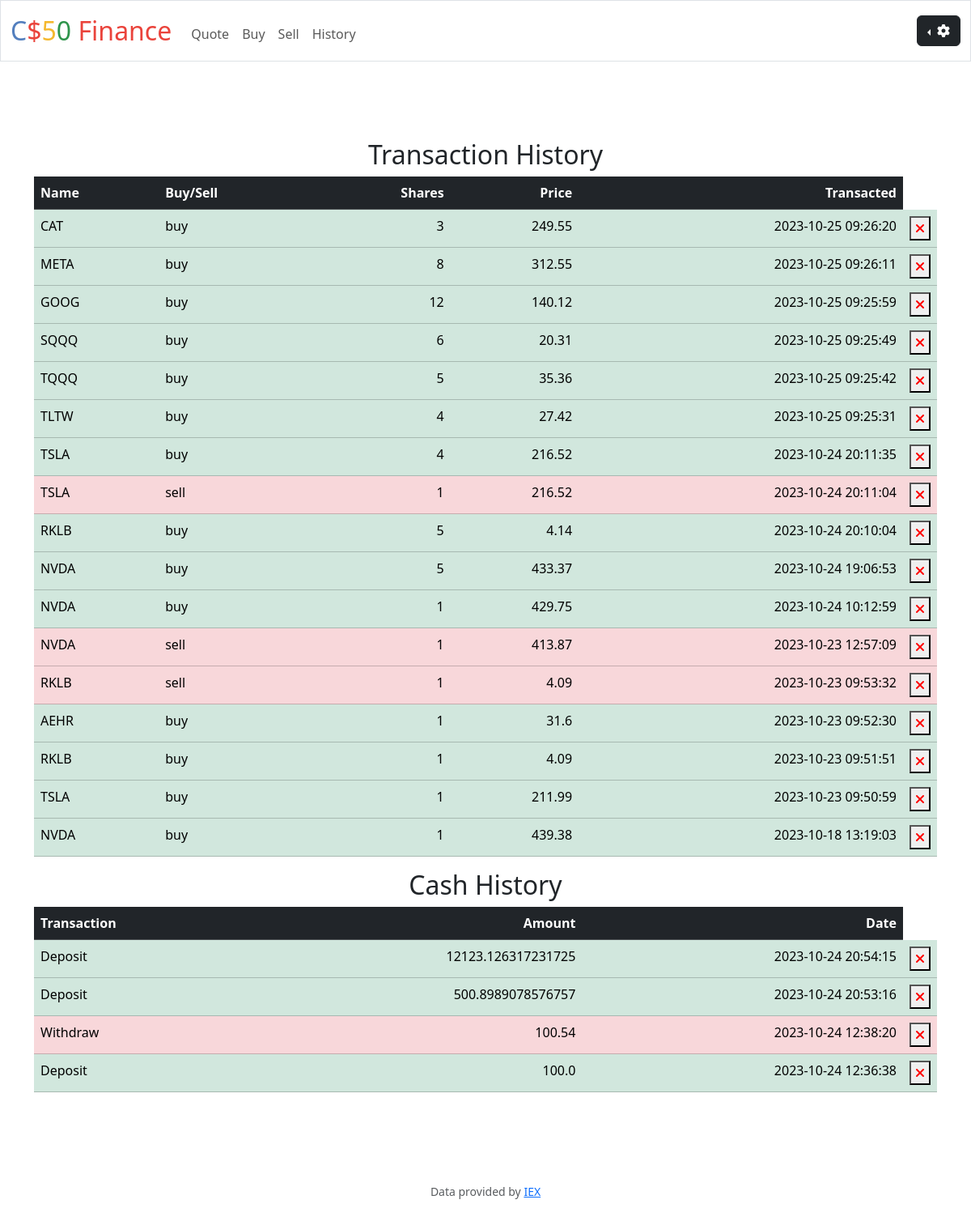
/history (signed in), run on an earlier commit of the app's database.
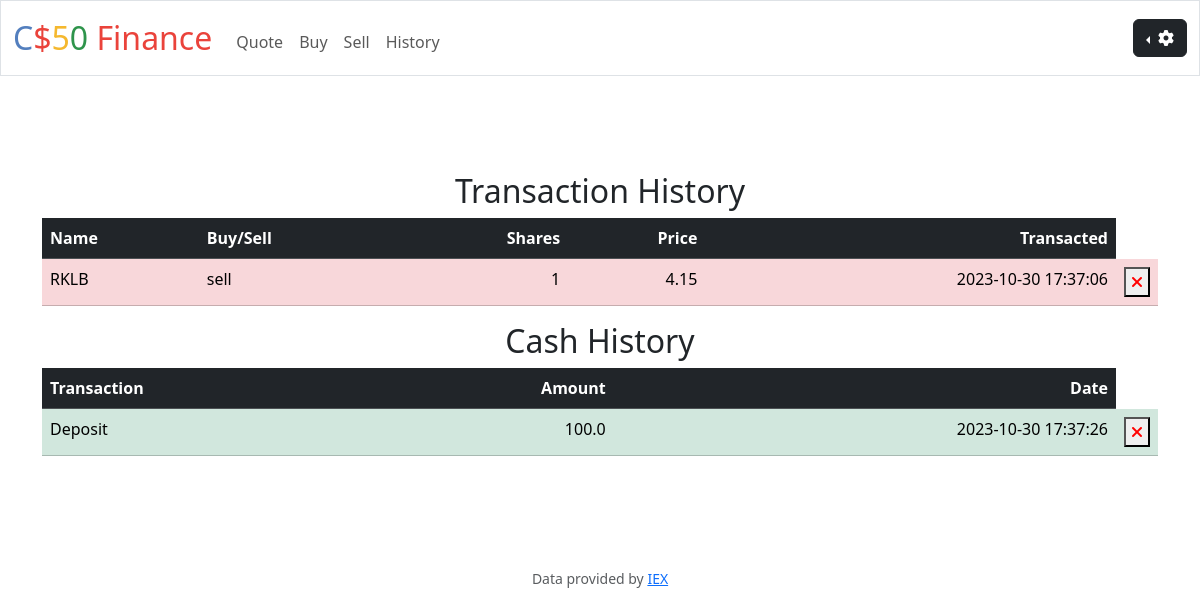
And on a later commit of the database.
### tables this page shows
CREATE TABLE transactions (
    id INTEGER PRIMARY KEY AUTOINCREMENT NOT NULL,
    user_id INTEGER NOT NULL,
    symbol TEXT NOT NULL,
    name TEXT NOT NULL,
    shares INTEGER NOT NULL,
    price NUMERIC NOT NULL,
    transaction_type TEXT NOT NULL,
    transaction_time DATETIME NOT NULL DEFAULT CURRENT_TIMESTAMP,
    FOREIGN KEY(user_id) REFERENCES users(id)
);

CREATE TABLE cashHistory (
id INTEGER PRIMARY KEY AUTOINCREMENT NOT NULL,
user_id INTEGER NOT NULL,
transactionType TEXT NOT NULL,
amount FLOAT NOT NULL,
transaction_time DATETIME NOT NULL DEFAULT CURRENT_TIMESTAMP,
FOREIGN KEY(user_id) REFERENCES users(id)
);

### app.py (the view)
@app.route("/history")
@login_required
def history():
    user_id = session.get("user_id")
    history_data = db.execute("SELECT * FROM transactions WHERE user_id = ? ORDER BY transaction_time DESC", user_id)
    cashHistory = db.execute("SELECT * FROM cashHistory WHERE user_id = ? ORDER BY transaction_time DESC", user_id)
    return render_template("history.html", history_data=history_data, cashHistory=cashHistory)

### app.py (called while the page is built)
@app.after_request
def after_request(response):
    response.headers["Cache-Control"] = "no-cache, no-store, must-revalidate"
    response.headers["Expires"] = 0
    response.headers["Pragma"] = "no-cache"
    return response

### helpers.py (called while the page is built)
def login_required(f):
    @wraps(f)
    def decorated_function(*args, **kwargs):
        if session.get("user_id") is None:
            return redirect("/login")
        return f(*args, **kwargs)
    return decorated_function

### templates/history.html (shortened to what this page needs)
{% extends "layout.html" %}
{% block main %}
    <main class="container py-5 text-center">
        <h2>Transaction History</h2>
        <table id="sortable-table" class="table table-dark table-hover">
            <thead>
                <tr>
                    <th class="text-start">Name</th>
                    <th class="text-start">Buy/Sell</th>
                    <th class="text-end" >Shares</th>
                    <th class="text-end">Price</th>
                    <th class="text-end">Transacted</th>
                </tr>
            </thead>
            <tbody>
                {% for history_data in history_data %}
                    {% if history_data.transaction_type == "buy" %}
                        <tr class="table-success">
                            <td class="text-start">{{ history_data.name }}</td>
                            <td class="text-start">{{ history_data.transaction_type }}</td>
                            <td class="text-end">{{ history_data.shares }}</td>
                            <td class="text-end">{{ history_data.price }}</td>
                            <td class="text-end">{{ history_data.transaction_time}} </td>
                            <td style="width:20px">
                                <form action="/delete" method="post">
                                    <button type="submit">
                                        <i class="fas fa-times" style="color: red;"></i>
                                    </button>
                                </form>
                            </td>
                        </tr>
                    {% elif history_data.transaction_type == "sell" %}
                        <tr class="table-danger">
                            <td class="text-start">{{ history_data.name }}</td>
                            <td class="text-start">{{ history_data.transaction_type }}</td>
                            <td class="text-end">{{ history_data.shares }}</td>
                            <td class="text-end">{{ history_data.price }}</td>
                            <td class="text-end">{{ history_data.transaction_time}} </td>
                            <td style="width:20px">
                                <form action="/delete" method="post">
                                    <button type="submit">
                                        <i class="fas fa-times" style="color: red;"></i>
                                    </button>
                                </form>
                            </td>
                        </tr>
                    {% endif %}
                {% endfor %}
            </tbody>
        </table>
        <h2>Cash History</h2>
        <table id="sortable-table" class="table table-dark table-hover">
            <thead>
                <tr>
                    <th class="text-start">Transaction</th>
                    <th class="text-end">Amount</th>
                    <th class="text-end">Date</th>
                </tr>
            </thead>
            <tbody>
                {% for cashHistory in cashHistory %}
                    {% if cashHistory.transactionType == "Withdraw" %}
                        <tr class="table-danger">
                            <td class="text-start"> {{cashHistory.transactionType}} </td>
                            <td class="text-end"> {{cashHistory.amount}} </td>
                            <td class="text-end"> {{cashHistory.transaction_time}} </td>
                            <td style="width:20px">
                                <form action="/delete" method="post">
                                    <button type="submit">
                                        <i class="fas fa-times" style="color: red;"></i>
                                    </button>
                                </form>
                            </td>
                        </tr>
                    {% elif cashHistory.transactionType == "Deposit" %}
                        <tr class="table-success">
                            <td class="text-start"> {{cashHistory.transactionType}} </td>
                            <td class="text-end"> {{cashHistory.amount}} </td>
                            <td class="text-end"> {{cashHistory.transaction_time}} </td>
                            <td style="width:20px">
                                <form action="/delete" method="post">
                                    <button type="submit">
                                        <i class="fas fa-times" style="color: rgb(255, 0, 0);"></i>
                                    </button>
                                </form>
                            </td>
                        </tr>
                    {% endif %}
                {% endfor %}
            </tbody>
        </table>
    </main>
{% endblock %}

### templates/layout.html (shortened to what this page needs)
<!DOCTYPE html>
<html lang="en" data-bs-theme="light">
    <head>
        <link rel="stylesheet" type="text/css" href="https://cdn.datatables.net/1.10.25/css/jquery.dataTables.min.css">
        <link href="https://cdn.jsdelivr.net/npm/bootstrap@5.3.2/dist/css/bootstrap.min.css" rel="stylesheet">
        <link href="/static/styles.css" rel="stylesheet">
        <link rel="stylesheet" href="https://cdnjs.cloudflare.com/ajax/libs/font-awesome/6.0.0-beta3/css/all.min.css">
    </head>
    <body>
        <nav class="border navbar navbar-expand-md navbar-light">
            <div class="container-fluid">
                <a class="navbar-brand" href="/"><span class="blue">C</span><span class="red">$</span><span class="yellow">5</span><span class="green">0</span> <span class="red">Finance</span></a>
                <div class="collapse navbar-collapse" id="navbar">
                    {% if session["user_id"] %}
                        <ul class="navbar-nav me-auto mt-2">
                            <li class="nav-item"><a class="nav-link" href="/quote">Quote</a></li>
                            <li class="nav-item"><a class="nav-link" href="/buy">Buy</a></li>
                            <li class="nav-item"><a class="nav-link" href="/sell">Sell</a></li>
                            <li class="nav-item"><a class="nav-link" href="/history">History</a></li>
                        </ul>
                        <div class="icon-container dropdown dropstart">
                            <button type="button" class="btn btn-dark dropdown-toggle" data-bs-toggle="dropdown">
                                <i class="fas fa-cog" Settings></i>
                            </button>
                        </div>
                    {% else %}
                        <ul class="navbar-nav ms-auto mt-2">
                            <li class="nav-item"><a class="nav-link" href="/register">Register</a></li>
                            <li class="nav-item"><a class="nav-link" href="/login">Log In</a></li>
                        </ul>
                    {% endif %}
                </div>
            </div>
        </nav>
        <main class="container-fluid py-5 text-center">
            {% block main %}{% endblock %}
        </main>
        <footer class="mb-5 small text-center text-muted">
            Data provided by <a href="https://iexcloud.io/">IEX</a>
        </footer>
    </body>
</html>

### static/styles.css (style rules this page uses)
nav .navbar-brand { font-size: xx-large; }
nav .navbar-brand .blue { color: #537fbe; }
nav .navbar-brand .red { color: #ea433b; }
nav .navbar-brand .yellow { color: #f5b82e; }
nav .navbar-brand .green { color: #2e944b; }

What changed in the data, as far as the page shows it:
removed transactions: name "CAT", transaction_type "buy", shares "3", price "249.55", transaction_time "2023-10-25 09:26:20"
removed transactions: name "META", transaction_type "buy", shares "8", price "312.55", transaction_time "2023-10-25 09:26:11"
removed transactions: name "GOOG", transaction_type "buy", shares "12", price "140.12", transaction_time "2023-10-25 09:25:59"
removed transactions: name "SQQQ", transaction_type "buy", shares "6", price "20.31", transaction_time "2023-10-25 09:25:49"
removed transactions: name "TQQQ", transaction_type "buy", shares "5", price "35.36", transaction_time "2023-10-25 09:25:42"
removed transactions: name "TLTW", transaction_type "buy", shares "4", price "27.42", transaction_time "2023-10-25 09:25:31"
removed transactions: name "TSLA", transaction_type "buy", shares "4", price "216.52", transaction_time "2023-10-24 20:11:35"
removed transactions: name "TSLA", transaction_type "sell", shares "1", price "216.52", transaction_time "2023-10-24 20:11:04"
removed transactions: name "RKLB", transaction_type "buy", shares "5", price "4.14", transaction_time "2023-10-24 20:10:04"
removed transactions: name "NVDA", transaction_type "buy", shares "5", price "433.37", transaction_time "2023-10-24 19:06:53"
removed transactions: name "NVDA", transaction_type "buy", shares "1", price "429.75", transaction_time "2023-10-24 10:12:59"
removed transactions: name "NVDA", transaction_type "sell", shares "1", price "413.87", transaction_time "2023-10-23 12:57:09"
removed transactions: name "RKLB", transaction_type "sell", shares "1", price "4.09", transaction_time "2023-10-23 09:53:32"
removed transactions: name "AEHR", transaction_type "buy", shares "1", price "31.6", transaction_time "2023-10-23 09:52:30"
removed transactions: name "RKLB", transaction_type "buy", shares "1", price "4.09", transaction_time "2023-10-23 09:51:51"
removed transactions: name "TSLA", transaction_type "buy", shares "1", price "211.99", transaction_time "2023-10-23 09:50:59"
removed transactions: name "NVDA", transaction_type "buy", shares "1", price "439.38", transaction_time "2023-10-18 13:19:03"
removed cashHistory: transactionType "Deposit", amount "12123.126317231725", transaction_time "2023-10-24 20:54:15"
removed cashHistory: transactionType "Deposit", amount "500.8989078576757", transaction_time "2023-10-24 20:53:16"
removed cashHistory: transactionType "Withdraw", amount "100.54", transaction_time "2023-10-24 12:38:20"
removed cashHistory: transactionType "Deposit", amount "100.0", transaction_time "2023-10-24 12:36:38"
added transactions: name "RKLB", transaction_type "sell", shares "1", price "4.15", transaction_time "2023-10-30 17:37:06"
added cashHistory: transactionType "Deposit", amount "100.0", transaction_time "2023-10-30 17:37:26"
